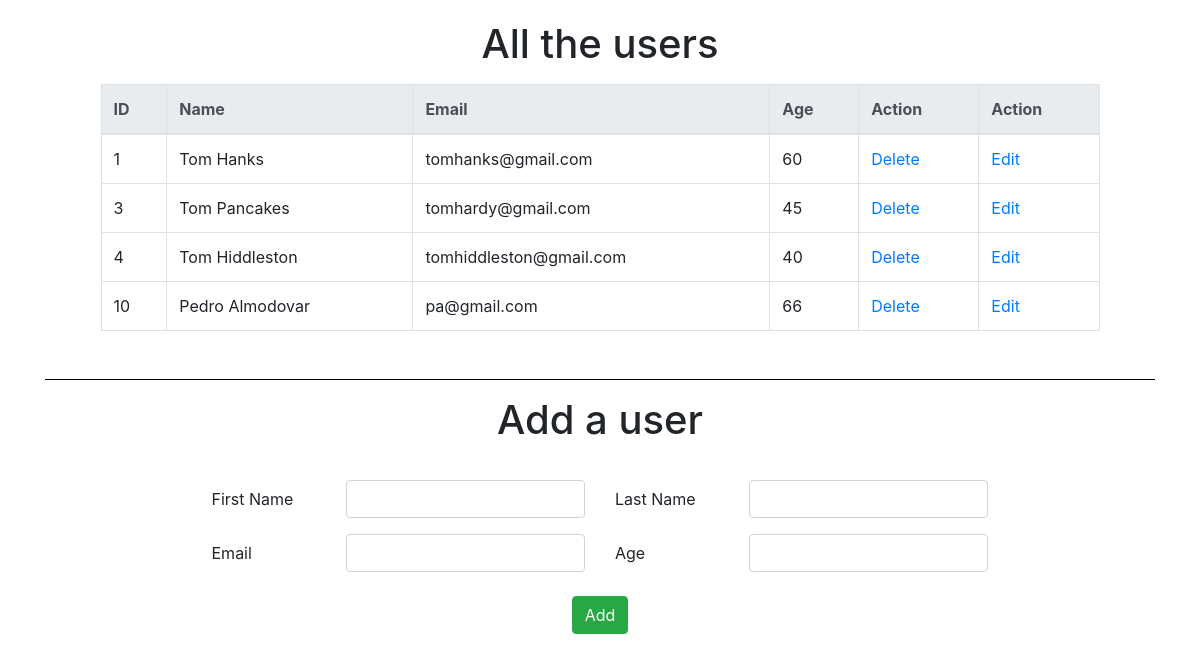
The app's page /, older data.
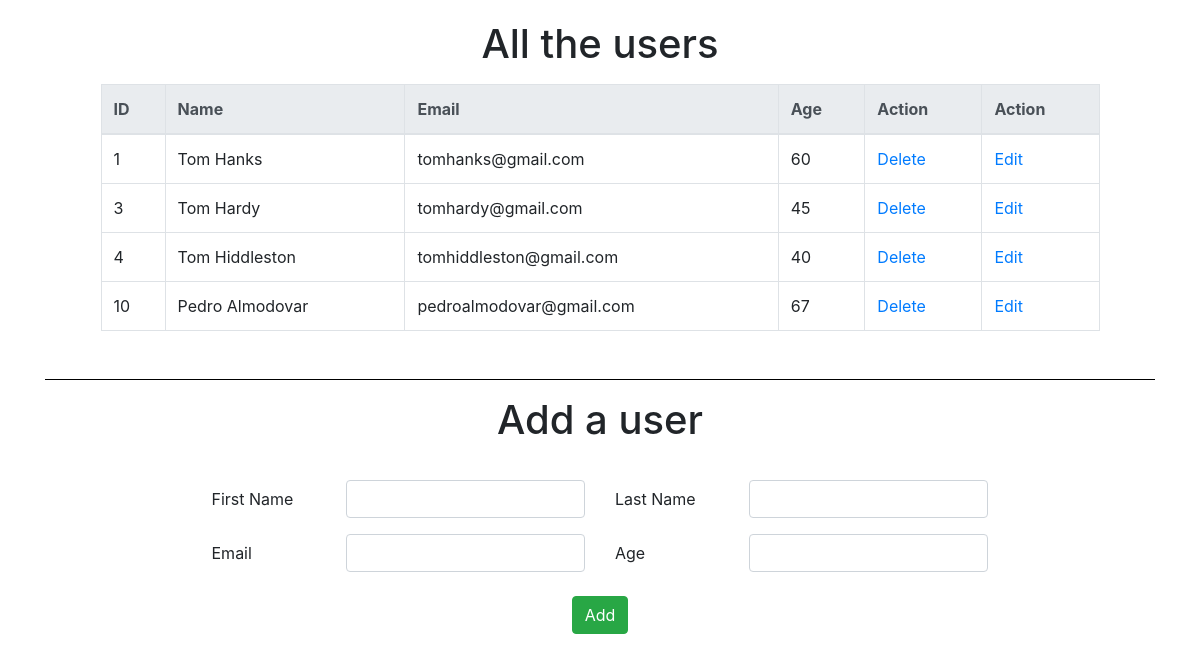
The same page, newer data.
### users_app/models.py (models this page shows, shortened)
class User(models.Model):
    first_name = models.CharField(max_length=255)
    last_name = models.CharField(max_length=255)
    email_address = models.CharField(max_length=255)
    age = models.IntegerField()
    created_at = models.DateTimeField(auto_now_add = True)
    updated_at = models.DateTimeField(auto_now = True)

### users_app/views.py (the view)
# urls.py: path("", views.index),
def index(request):
    context = {
        "users": User.objects.all()
	}
    return render(request, "index.html", context)

### users_app/templates/index.html (shortened to what this page needs)
<!DOCTYPE html>
<html lang="en">
	<head>
		<link
			rel="stylesheet"
			href="https://cdn.jsdelivr.net/npm/bootstrap@4.6.0/dist/css/bootstrap.min.css"
		/>
		{% load static %}
		<link rel="stylesheet" href="{% static '/css/styles.css' %}" />
	</head>
	<body>
		<div class="container">
			<h1 class="text-center mb-3">All the users</h1>
			<table class="table table-bordered mb-5">
				<thead class="thead-light">
					<tr>
						<th scope="col">ID</th>
						<th scope="col">Name</th>
						<th scope="col">Email</th>
						<th scope="col">Age</th>
						<th scope="col">Action</th>
						<th scope="col">Action</th>
					</tr>
				</thead>
				<tbody>
					{% for user in users %}
					<tr>
						<td>{{user.id}}</td>
						<td>{{user.first_name}} {{user.last_name}}</td>
						<td>{{user.email_address}}</td>
						<td>{{user.age}}</td>
						<td><a href="delete/{{user.id}}/">Delete</a></td>
						<td><a href="edit/{{user.id}}/">Edit</a></td>
					</tr>
					{% endfor %}
				</tbody>
			</table>
<hr>
			<h1 class="text-center mb-3">Add a user</h1>
			<form action="add_user/" method="POST">
				<div class="form-group row">
					<label for="first_name" class="col-sm-2 col-form-label"
						>First Name</label
					>
					<div class="col-sm-4">
						<input
							type="text"
							class="form-control"
							id="first_name"
							name="fname"
						/>
					</div>
					<label for="first_name" class="col-sm-2 col-form-label"
						>Last Name</label
					>
					<div class="col-sm-4">
						<input
							type="text"
							class="form-control"
							id="last_name"
							name="lname"
						/>
					</div>
				</div>
				<div class="form-group row">
					<label for="email" class="col-sm-2 col-form-label"
						>Email</label
					>
					<div class="col-sm-4">
						<input
							type="email"
							class="form-control"
							id="email"
							name="email"
						/>
					</div>
					<label for="age" class="col-sm-2 col-form-label"
						>Age</label
					>
					<div class="col-sm-4">
						<input
							type="text"
							class="form-control"
							id="age"
							name="age"
						/>
					</div>
				</div>
				<div class="form-group row mt-4">
					<div class="col-sm-12 text-center">
						<button
							type="submit"  class="btn btn-success"
						/>Add</button>
					</div>
				</div>
			</form>
		</div>
	</body>
</html>

### users_app/static/css/styles.css (style rules this page uses)
.container { margin: 20px auto; }
form { width:70%; margin:0 auto; padding-top:20px; }
hr { background-color: black; }
table.table { width:90%; margin: 0 auto }

Row changes from the older to the newer data that the page shows:
changed User "tomhardy@gmail.com": last_name "Pancakes" → "Hardy"
changed User "Pedro": email_address "pa@gmail.com" → "pedroalmodovar@gmail.com"; age "66" → "67"
